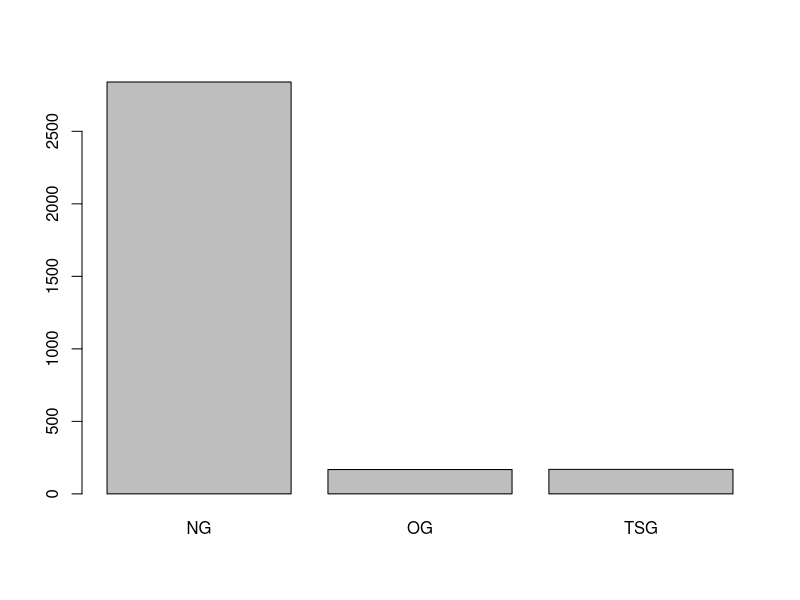
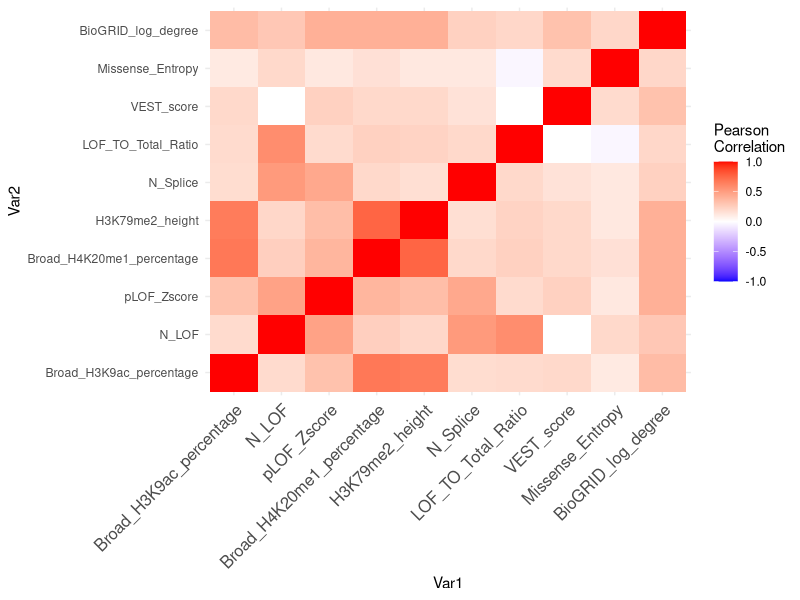
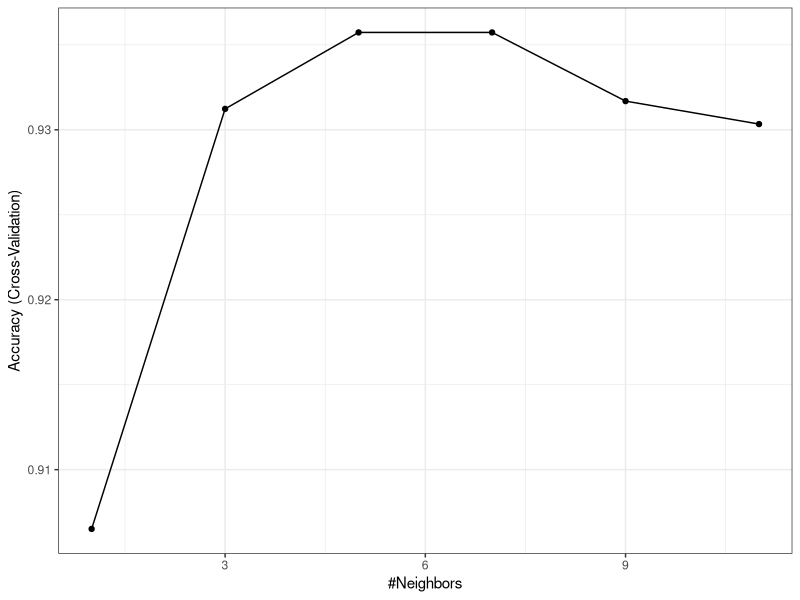

These charts were generated, in order, by the following R code:
## ---- chunk 1
knitr::opts_chunk$set(echo = TRUE, comment = NA)
## ---- chunk 2
set.seed(110920)
library(tidyverse)
# sample <- read.csv("sample.csv", stringsAsFactors = TRUE)
# sample
## ---- chunk 3
training <- read.csv("training.csv", stringsAsFactors = TRUE)
sort(abs(cor(training)["class", ]), decreasing = TRUE)[2:19]
training$class <- factor(training$class)
levels(training$class) <- c("NG", "OG", "TSG")
dim(training)
names(training)[c(1, 99)]
barplot(table(training$class))
table(training$class) / nrow(training)
any(is.na(training))
## ---- chunk 4
# library(ggplot2)
# scatter <- function(var) {
#   ggplot(training, aes_string(var, "class")) +
#     geom_jitter(width = 0.05, height = 0.1, size = 0.1,
#                 colour = rgb(0, 0, 0, alpha = 1 / 3))
# }
# scat_plot <- lapply(names(training)[-99], scatter)
# library(gridExtra)
# grid.arrange(grobs = scat_plot[1:20], ncol = 4)
# grid.arrange(grobs = scat_plot[21:40], ncol = 4)
# grid.arrange(grobs = scat_plot[41:60], ncol = 4)
# grid.arrange(grobs = scat_plot[61:80], ncol = 4)
# grid.arrange(grobs = scat_plot[81:98], ncol = 4)
## ---- chunk 5
sig <- logical(98)
names(sig) <- names(training)[-99]
k <- 1
diffs <- logical(98)
for (var in names(training)[-99]) {
  model <- aov(training[[var]] ~ factor(training$class))
  sig[k] <- summary(model)[[1]][1, 5]
  diffs[k] <- all(TukeyHSD(model)$`factor(training$class)`[, 4] < 0.05)
  k <- k + 1
}
head(sort(sig[diffs]), 15)

score <- function (conf_mat) {
  print(sum(diag(conf_mat) * c(1, 20, 20)))
  print(sum(diag(conf_mat) * c(1, 20, 20)) / sum(apply(conf_mat, 2, sum) * c(1, 20, 20)))
} #weighted scoring algorithm

classify <- function(probs) {
  if (any(probs[2:3] > 0.05)) {
    subset <- probs[2:3]
    output <- which(subset == max(subset))
    if (length(output) > 1) {
      output <- sample(1:2, 1)
      # if OG and TSG both have equal probabilities, pick one randomly
    }
  } else {
    output <- 0
  }
  output
}
## ---- chunk 6
# Selection of Predictors
vars <- training %>% dplyr::select(
  Broad_H3K9ac_percentage, N_LOF, pLOF_Zscore, Broad_H4K20me1_percentage, 
  H3K79me2_height, N_Splice, LOF_TO_Total_Ratio, VEST_score, 
  Missense_Entropy, BioGRID_log_degree, class
)
vars$class <- factor(vars$class)
levels(vars$class) <- c("NG", "OG", "TSG")


cor_mtx = round(cor(vars[, names(vars) != "class"]), 2)
library(reshape2)
#reshape it
melted_cor_mtx <- melt(cor_mtx)

#draw the heatmap
cor_heatmap = ggplot(data = melted_cor_mtx, aes(x=Var1, y=Var2, fill=value)) + 
  geom_tile()
cor_heatmap = cor_heatmap +
scale_fill_gradient2(
  low = "blue", high = "red", mid = "white", midpoint = 0, limit = c(-1,1), 
  space = "Lab", name="Pearson\nCorrelation"
) + 
theme_minimal() +
theme(axis.text.x = element_text(angle = 45, vjust = 1, size = 12, hjust = 1))

cor_heatmap
## ---- chunk 7
set.seed(nrow(training) +421314)
library(caret)
vars_test <- createDataPartition(vars$class, p = 0.7, 
                                  list = FALSE)
vars_train <- vars[vars_test, ]
vars_test <- vars[-vars_test, ]

train_cont <- trainControl(method = "cv", number = 10, classProbs = TRUE, 
                           savePredictions = TRUE
                           )
mod <- train(class ~ ., data = vars_train, method = "knn", 
                preProc = c("center", "scale"),
                trControl = train_cont, 
                tuneGrid = expand.grid(k = seq(from = 1, to = 11, by = 2))
                )

ggplot(mod) + theme_bw()

for (k in seq(from = 1, to = 11, by = 2)) {
  preds <- predict(mod, newdata = vars_test, type = "prob")
  knn_mod <- table("pred" = unlist(apply(preds, 1, classify)), "obs" = vars_test$class)
  knn_mod
  score(knn_mod)
}
## ---- chunk 8
train_cont <- trainControl(method = "cv", number = 10, classProbs = TRUE, 
                           savePredictions = TRUE
                           )
mod <- train(class ~ ., data = vars_train, method = "qda", 
                preProc = c("center", "scale"),
                trControl = train_cont)
preds <- predict(mod, newdata = vars_test, type = "prob")

qda_mod <- table("pred" = apply(preds, 1, classify), "obs" = vars_test$class)
qda_mod
score(qda_mod)
## ---- chunk 9
train_cont <- trainControl(
  method = "cv", number = 10, classProbs = TRUE, savePredictions = TRUE
)
mod <- train(class ~ ., data = vars_train, method = "lda", 
                preProc = c("center", "scale"),
                trControl = train_cont
                )
preds <- predict(mod, newdata = vars_test, type = "prob")

lda_mod <- table("pred"=apply(preds, 1, classify), "obs" = vars_test$class)
lda_mod
score(lda_mod)
